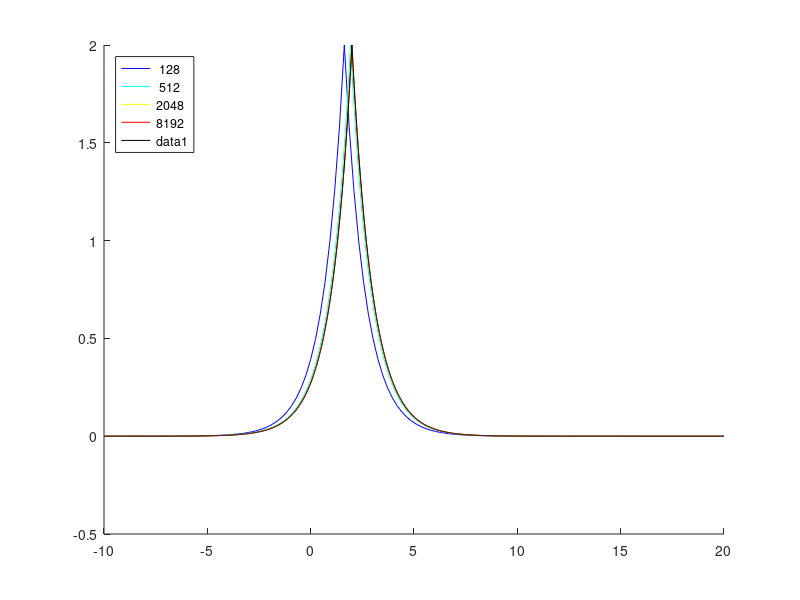
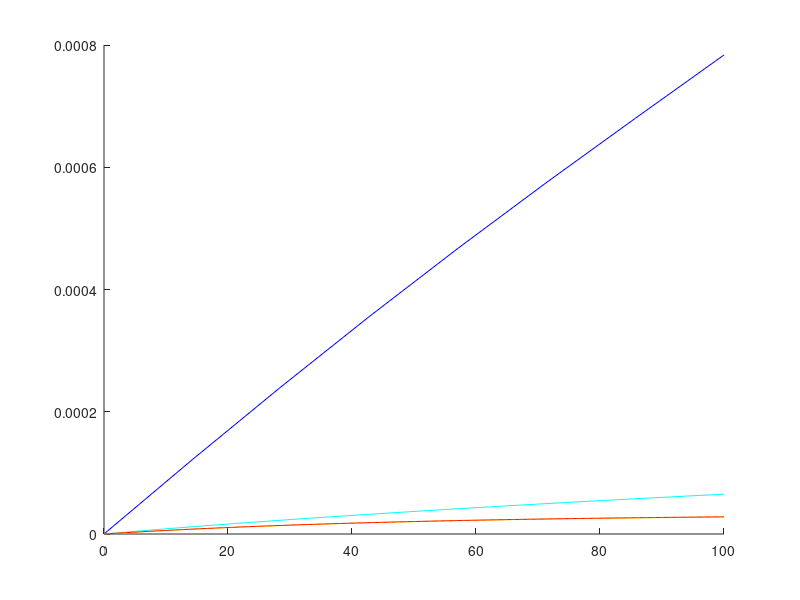

Write MATLAB code to recreate these figures, in order. (Note: this script raises an error after producing the figures.)
close all;
clear all;
tic
x0 = @(x)  2*exp(-abs(x));
%x0 = @(x) sin(pi*x);
%x0 = @(x)  2*exp(-abs(x)) + exp(-abs(x - 5));
ref = @(x,t) 2*exp(-abs(x-2*t));
%ref = @(x,t) 2*exp(-abs(x-2*t)) + exp(-abs(x-t -5));

%m0 = @(x) sech(x).^2;

xmin = -10;
xmax = 20;

L = 1000;
T = 1;
dT = T/L;

I = 7:2:13;

%errors = zeros(L,length(I));
wait = waitbar(0,'Progress');
sol = figure;
fault = figure;
hold on
col = jet(length(I));
for is = 1:length(I)
    n = 2^I(is);
    h = (xmax-xmin)/(n+1);
    dT = h/2;
    L = floor(T/dT);
    x = xmin:h:xmax;
    u = x0(x);
    % testing matrix buildup:
    % A is operator to go from u to m
    e = ones(n+2,1);
    A = spdiags([-e/h^2, (1 + 2/h^2) * e, -e/h^2], -1:1, n+2, n+2);
    A(n+2,1) = -1/h^2;
    A(1,n+2) = -1/h^2;
    %u = (A\m0(x)')';
    % B is backwards difference
    B = spdiags([-e/h, e/h], -1:0, n+2, n+2);
    B(1,n+2) = -1/h;

    % C is central difference
    C = spdiags([-e/(2*h), e/(2*h)], [-1, 1], n+2, n+2);
    C(1,n+2) = -1/(2*h);
    C(n+2,1) = 1/(2*h);
    
    errors = zeros(1,L);
    for i = 2:L
        waitbar(((is-1)*L + i)/(L*length(I)));
        % TEST OF NEW FORMAT
        u = u + dT * (A\((-B*((A*u')'.*u)')' - (A*u')'*C*u')')';
        refs = ref(x,(i-1)*dT);
        errors(i) = norm(refs-u,2)/(norm(refs,2));   
    end
    figure(sol)
    hold on
    plot(x,u,'color',col(is,:))
    figure(fault)
    hold on
    dots = linspace(0,100,L);
    plot(dots,errors,'color',col(is,:))
end
figure(sol)
legend(cellstr(num2str((2.^I)')),'Location','NorthWest')
plot(x,refs,'k')
delete(wait)
figure(fault)
ylabel('relative fault')
xlabel('timesteps')
legend(cellstr(num2str((2.^I)')),'Location','NorthWest')

toc